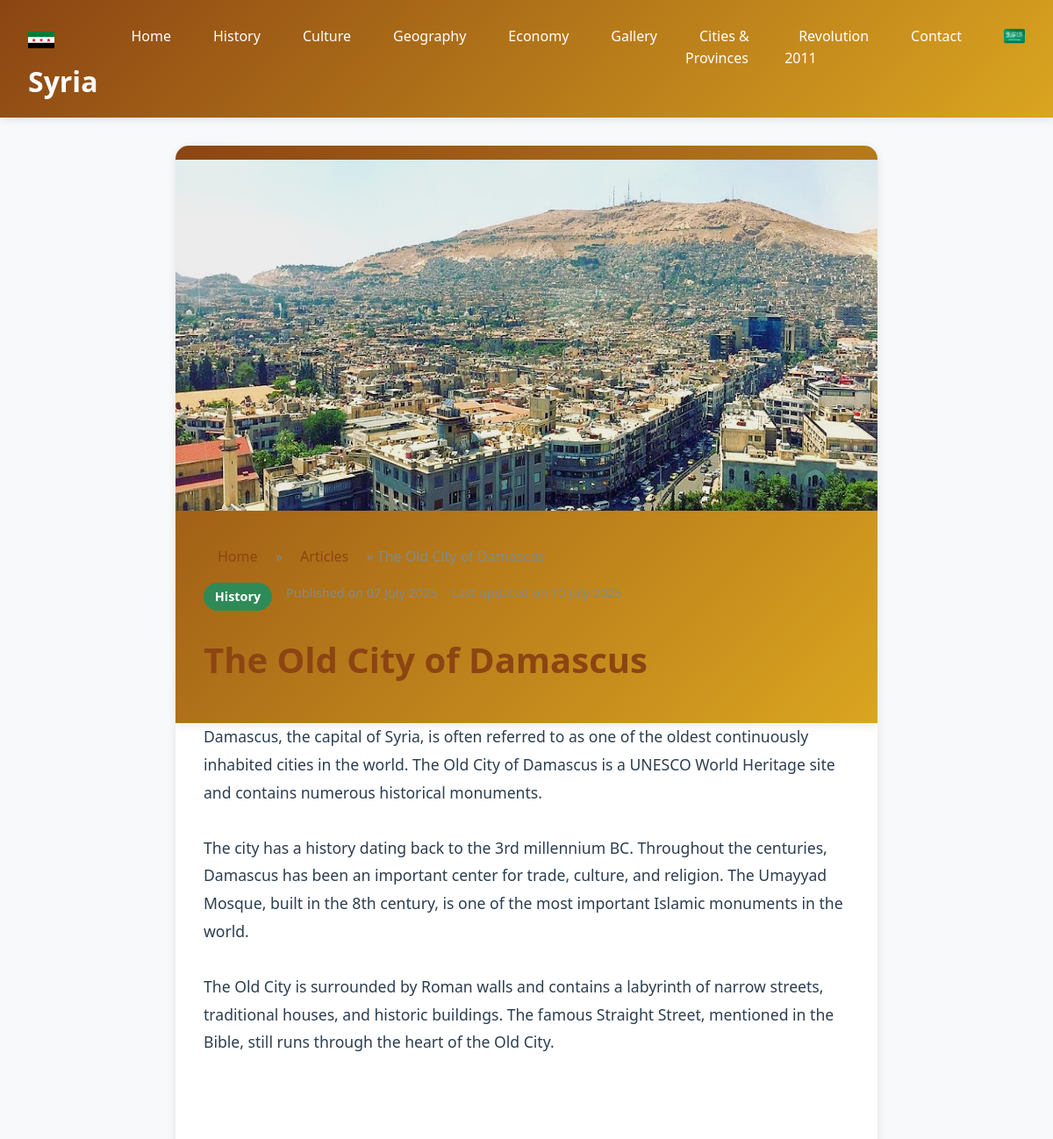
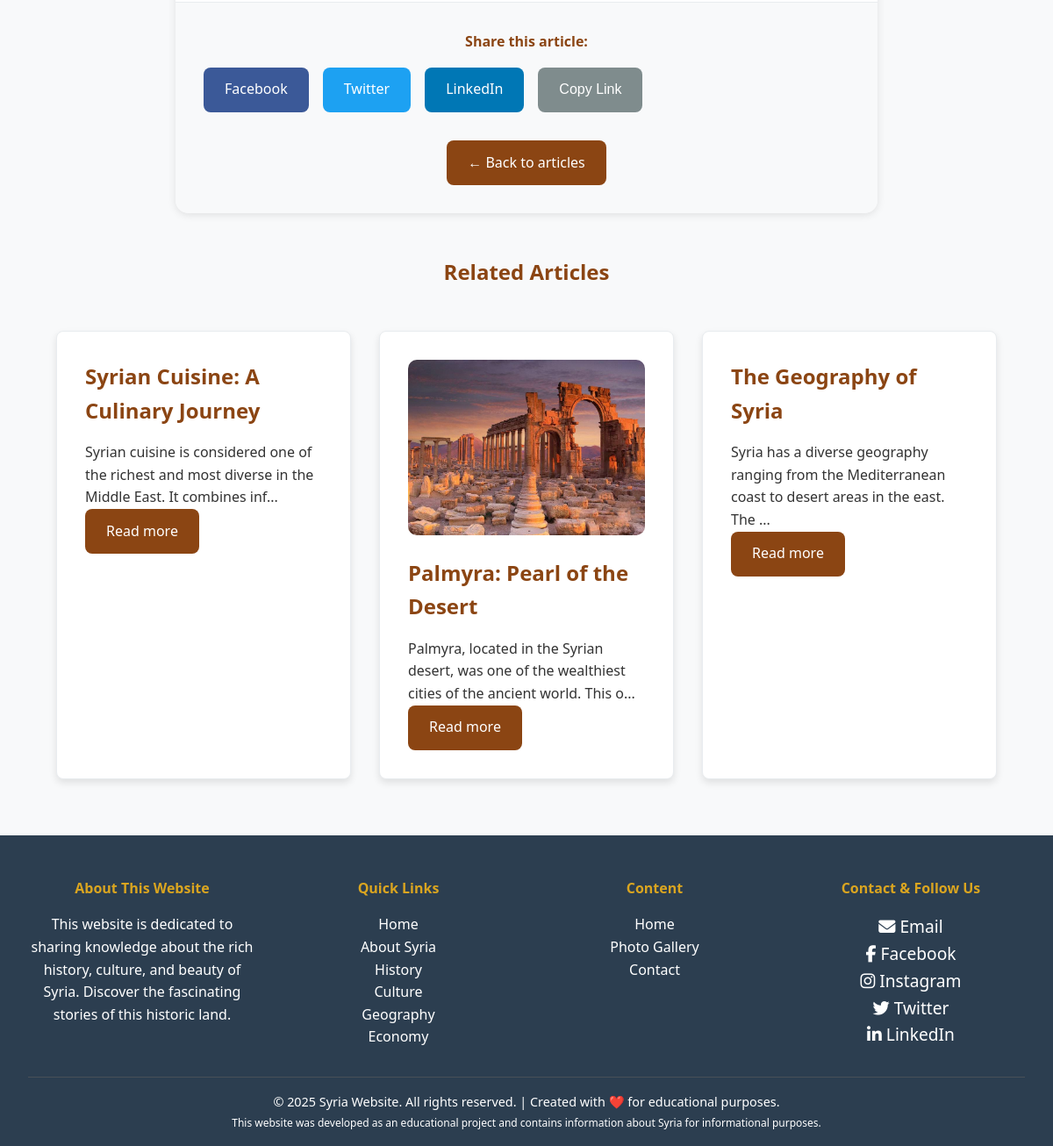
The app's page /syrie_website/article.php?id=1 with its own data (2 pictures, top to bottom).
### tables this page shows
CREATE TABLE `articles` (
  `article_id` int(11) NOT NULL AUTO_INCREMENT,
  `category_id` int(11) NOT NULL,
  `title` varchar(255) NOT NULL,
  `content` longtext NOT NULL,
  `image_url` varchar(255) DEFAULT NULL,
  `created_at` datetime DEFAULT current_timestamp(),
  `updated_at` datetime DEFAULT current_timestamp() ON UPDATE current_timestamp(),
  PRIMARY KEY (`article_id`),
  KEY `category_id` (`category_id`),
  CONSTRAINT `articles_ibfk_1` FOREIGN KEY (`category_id`) REFERENCES `categories` (`category_id`) ON DELETE CASCADE
);

CREATE TABLE `categories` (
  `category_id` int(11) NOT NULL AUTO_INCREMENT,
  `category_name` varchar(255) NOT NULL,
  `description` text DEFAULT NULL,
  PRIMARY KEY (`category_id`),
  UNIQUE KEY `category_name` (`category_name`)
);

### syrie_website/includes/functions.php (called while the page is built, shortened)
<?php
require_once 'config.php';
function getRecentArticles($limit = 5) {
    global $pdo;
    try {
        $stmt = $pdo->prepare("
            SELECT a.*, c.category_name
            FROM articles a
            LEFT JOIN categories c ON a.category_id = c.category_id
            ORDER BY a.created_at DESC
            LIMIT :limit
        ");
        $stmt->bindValue(':limit', $limit, PDO::PARAM_INT);
        $stmt->execute();
        return $stmt->fetchAll();
    } catch(PDOException $e) {
        error_log("Error fetching recent articles: " . $e->getMessage());
        return [];
    }
}
function getArticleById($id) {
    global $pdo;
    try {
        $stmt = $pdo->prepare("
            SELECT a.*, c.category_name
            FROM articles a
            LEFT JOIN categories c ON a.category_id = c.category_id
            WHERE a.article_id = :id
        ");
        $stmt->bindValue(':id', $id, PDO::PARAM_INT);
        $stmt->execute();
        return $stmt->fetch();
    } catch(PDOException $e) {
        error_log("Error fetching article: " . $e->getMessage());
        return false;
    }
}
?>

### syrie_website/article.php (the view, shortened to what this page needs)
<?php
require_once 'includes/config.php';
require_once 'includes/functions.php';
$article_id = isset($_GET['id']) ? intval($_GET['id']) : 0;
$article = getArticleById($article_id);
$related_articles = getRecentArticles(3);
?>
<!DOCTYPE html>
<html lang="en">
<head>
    <link rel="stylesheet" href="css/style.css">
</head>
<body>
    <?php include 'includes/header.php'; ?>
    <main>
        <article class="article-content">
            <header class="article-header">
                <?php if ($article['image_url']): ?>
                <div class="article-image">
                    <img src="<?php echo htmlspecialchars($article['image_url']); ?>" alt="<?php echo htmlspecialchars($article['title']); ?>">
                </div>
                <?php endif; ?>
                <div class="article-meta">
                    <nav class="breadcrumb">
                        <a href="index.php">Home</a> &raquo;
                        <a href="articles.php">Articles</a> &raquo;
                        <span><?php echo htmlspecialchars($article['title']); ?></span>
                    </nav>
                    <div class="article-info">
                        <span class="category"><?php echo htmlspecialchars($article['category_name']); ?></span>
                        <span class="date">Published on <?php echo date('d F Y', strtotime($article['created_at'])); ?></span>
                        <?php if ($article['updated_at'] != $article['created_at']): ?>
                        <span class="updated">Last updated on <?php echo date('d F Y', strtotime($article['updated_at'])); ?></span>
                        <?php endif; ?>
                    </div>
                </div>
                <h1><?php echo htmlspecialchars($article['title']); ?></h1>
            </header>
            <div class="article-body">
                <?php echo nl2br(htmlspecialchars($article['content'])); ?>
            </div>
            <footer class="article-footer">
                <div class="share-buttons">
                    <h4>Share this article:</h4>
                    <div class="social-share">
                        <a href="https://www.facebook.com/sharer/sharer.php?u=<?php echo urlencode(SITE_URL . '/article.php?id=' . $article_id); ?>" target="_blank" class="btn btn-facebook">Facebook</a>
                        <a href="https://twitter.com/intent/tweet?url=<?php echo urlencode(SITE_URL . '/article.php?id=' . $article_id); ?>&text=<?php echo urlencode($article['title']); ?>" target="_blank" class="btn btn-twitter">Twitter</a>
                        <a href="https://www.linkedin.com/sharing/share-offsite/?url=<?php echo urlencode(SITE_URL . '/article.php?id=' . $article_id); ?>" target="_blank" class="btn btn-linkedin">LinkedIn</a>
                        <button onclick="copyToClipboard()" class="btn btn-copy">Copy Link</button>
                    </div>
                </div>
                <div class="article-navigation">
                    <a href="articles.php" class="btn">← Back to articles</a>
                </div>
            </footer>
        </article>
        <?php if (!empty($related_articles)): ?>
        <section class="related-articles">
            <h2>Related Articles</h2>
            <div class="grid grid-3">
                <?php foreach ($related_articles as $related): ?>
                    <?php if ($related['article_id'] != $article_id): ?>
                    <article class="card">
                        <?php if ($related['image_url']): ?>
                        <img src="<?php echo htmlspecialchars($related['image_url']); ?>" alt="<?php echo htmlspecialchars($related['title']); ?>" loading="lazy">
                        <?php endif; ?>
                        <h3><?php echo htmlspecialchars($related['title']); ?></h3>
                        <p><?php echo htmlspecialchars(substr(strip_tags($related['content']), 0, 100)) . '...'; ?></p>
                        <a href="article.php?id=<?php echo $related['article_id']; ?>" class="btn">Read more</a>
                    </article>
                    <?php endif; ?>
                <?php endforeach; ?>
            </div>
        </section>
        <?php endif; ?>
    </main>
    <?php include 'includes/footer.php'; ?>
</body>
</html>

### syrie_website/css/style.css (style rules this page uses)
* { margin: 0; padding: 0; box-sizing: border-box; }
body { font-family: 'Segoe UI', Tahoma, Geneva, Verdana, sans-serif; line-height: 1.6; color: #333; background-color: #f8f9fa; }
:root { --primary-color: #8B4513; --secondary-color: #DAA520; --accent-color: #2E8B57; --text-dark: #2c3e50; --text-light: #7f8c8d; --white: #ffffff; --light-gray: #f8f9fa; --border-color: #e9ecef; --shadow: 0 2px 10px rgba(0,0,0,0.1); }
header { background: linear-gradient(135deg, var(--primary-color), var(--secondary-color)); color: var(--white); padding: 1rem 0; box-shadow: var(--shadow); position: sticky; top: 0; z-index: 1000; }
nav a { color: var(--white); text-decoration: none; font-weight: 500; padding: 0.5rem 1rem; border-radius: 5px; transition: all 0.3s ease; position: relative; }
nav a::after { content: ''; position: absolute; bottom: -5px; left: 50%; width: 0; height: 2px; background-color: var(--white); transition: all 0.3s ease; transform: translateX(-50%); }
main { max-width: 1200px; margin: 2rem auto; padding: 0 2rem; }
.grid { display: grid; gap: 2rem; margin: 3rem 0; }
.grid-3 { grid-template-columns: repeat(auto-fit, minmax(250px, 1fr)); }
.card { background: var(--white); border-radius: 15px; padding: 2rem; box-shadow: var(--shadow); transition: all 0.3s ease; border: 1px solid var(--border-color); }
.card h3 { color: var(--primary-color); margin-bottom: 1rem; font-size: 1.5rem; }
.card img { width: 100%; height: 200px; object-fit: cover; border-radius: 10px; margin-bottom: 1rem; }
.btn { display: inline-block; padding: 0.8rem 1.5rem; background-color: var(--primary-color); color: var(--white); text-decoration: none; border-radius: 8px; transition: all 0.3s ease; border: none; cursor: pointer; font-size: 1rem; }
footer { background-color: var(--text-dark); color: var(--white); text-align: center; padding: 3rem 2rem 1rem; margin-top: 4rem; }
.card { background: #fff; border-radius: 8px; box-shadow: 0 4px 8px rgba(0, 0, 0, 0.1); overflow: hidden; transition: transform 0.2s; }
.card img { width: 100%; height: 200px; object-fit: cover; }

### syrie_website/article.php (style rules this page uses)
.article-content { max-width: 800px; margin: 2rem auto; background: white; border-radius: 15px; overflow: hidden; box-shadow: var(--shadow); }
.article-image img { width: 100%; height: 400px; object-fit: cover; }
.article-meta { padding: 2rem 2rem 1rem; }
.breadcrumb { margin-bottom: 1rem; color: var(--text-light); }
.breadcrumb a { color: var(--primary-color); text-decoration: none; }
.article-info { display: flex; gap: 1rem; flex-wrap: wrap; margin-bottom: 1rem; }
.category { background: var(--accent-color); color: white; padding: 0.3rem 0.8rem; border-radius: 20px; font-size: 0.9rem; font-weight: bold; }
.date, .updated { color: var(--text-light); font-size: 0.9rem; }
.article-content h1 { padding: 0 2rem; margin-bottom: 2rem; color: var(--primary-color); font-size: 2.5rem; line-height: 1.2; }
.article-body { padding: 0 2rem 2rem; font-size: 1.1rem; line-height: 1.8; color: var(--text-dark); }
.article-footer { padding: 2rem; border-top: 1px solid var(--border-color); background: var(--light-gray); }
.share-buttons h4 { margin-bottom: 1rem; color: var(--primary-color); }
.social-share { display: flex; gap: 1rem; flex-wrap: wrap; margin-bottom: 2rem; }
.btn-facebook { background: #3b5998; }
.btn-twitter { background: #1da1f2; }
.btn-linkedin { background: #0077b5; }
.btn-copy { background: var(--text-light); }
.related-articles { margin: 3rem auto; max-width: 1200px; padding: 0 2rem; }
.related-articles h2 { text-align: center; margin-bottom: 2rem; color: var(--primary-color); }

### records on screen
articles: image_url (picture), category.category_name "History", title "The Old City of Damascus", content "Damascus, the capital of Syria, is often referred to as one of the oldest continuously inhabited cities in the world. The Old City of Damascus is a UNESCO World Heritage site and contains numerous historical monuments. The city has a history dating back to the 3rd millennium BC. Throughout the centuries, Damascus has been an important center for trade, culture, and religion. The Umayyad Mosque, built in the 8th century, is one of the most important Islamic monuments in the world. The Old City is surrounded by Roman walls and contains a labyrinth of narrow streets, traditional houses, and historic buildings. The famous Straight Street, mentioned in the Bible, still runs through the heart of…"
articles: title "Syrian Cuisine: A Culinary Journey", content "Syrian cuisine is considered one of the richest and most diverse in the Middle East. It combines inf"
articles: image_url (picture), title "Palmyra: Pearl of the Desert", content "Palmyra, located in the Syrian desert, was one of the wealthiest cities of the ancient world. This o"
articles: title "The Geography of Syria", content "Syria has a diverse geography ranging from the Mediterranean coast to desert areas in the east. The"
